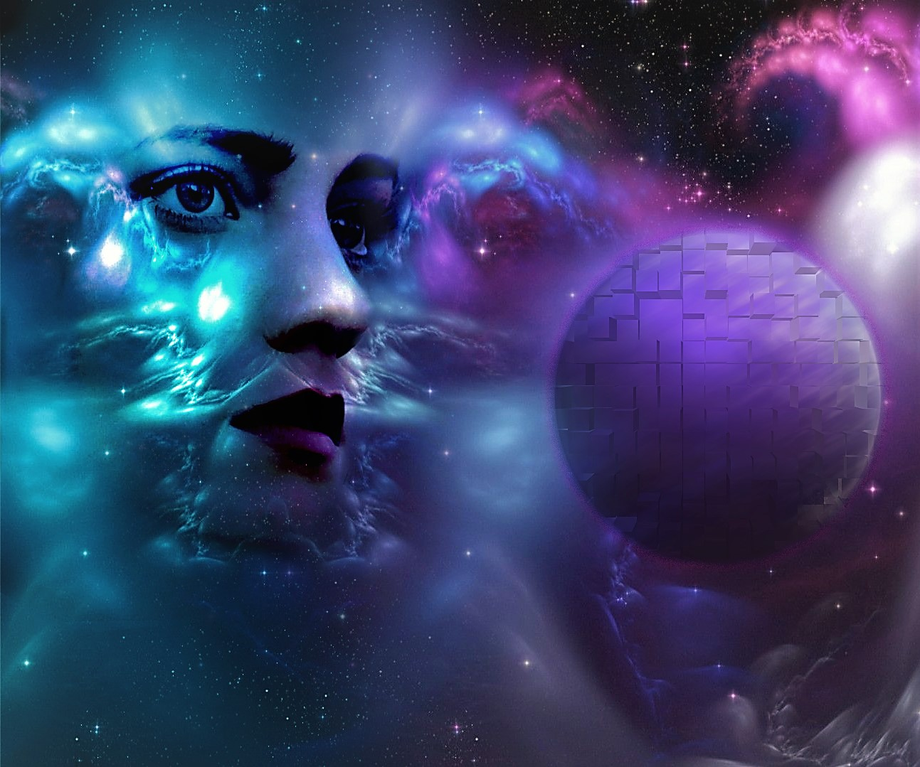
#> input picture 视觉/XLwork/XL1/save_imgs/demo_1.png, 920 x 767 px, shrunk from 1293 x 1079 before the run, given in place of demo_1.jpg, which was not available
$ python 05_Masking_Imaging.py
#> lines starting #> are read from the running program, lines starting #| are printed output that depends on the picture
# 将原始图像内容进行部分屏蔽

import imageio
import numpy as np
import matplotlib.pyplot as plt

if __name__ == '__main__':

    # 1.读取原始图像
    pic = imageio.imread('demo_1.jpg')
#> pic is the input picture: shape (767, 920, 3); mean R, G, B 56.7, 68.4, 109.7

    # 2.获取图像的行数、列数、颜色通道数
    total_row , total_col , layers = pic.shape
#> total_row = 767; total_col = 920; layers = 3

    # 3.基于Ogrid函数构造向量：
    #   Ogrid is a compact method of creating a multidimensional-ndarray
    #   operations in single lines.
    x , y = np.ogrid[:total_row , :total_col]
#> x = 767 values from 0 to 766

    # 4.get the center values of the image
    cen_x , cen_y = total_row/2 , total_col/2
#> cen_x = 383.5; cen_y = 460


    # 5.生成与图像行数、列数一致的距离矩阵
    distance_from_the_center = np.sqrt((x-cen_x)**2 + (y-cen_y)**2)

    # 6.设置圆形mask的半径
    radius = (total_row/2)
#> radius = 383.5

    # 7.Using logical operator '>' 生成逻辑矩阵(圆形mask)

    circular_pic = distance_from_the_center > radius


    # 8.圆形区域以外的其它位置设置为0
    pic[circular_pic] = 0
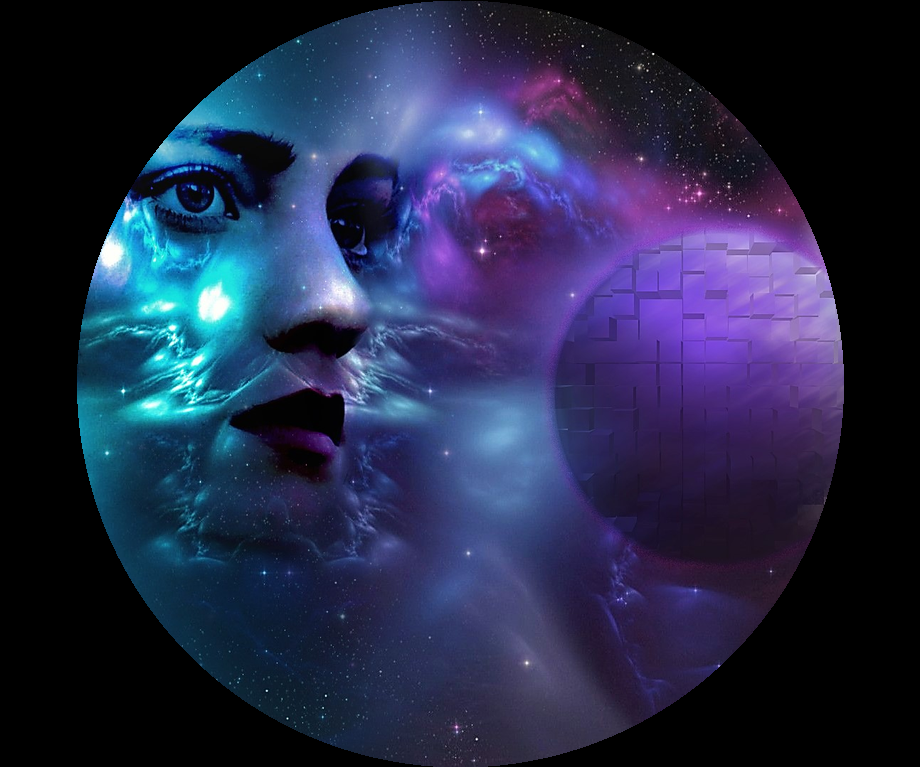
#> pic: shape (767, 920, 3); mean R, G, B 35.9, 41.4, 72.2

    # 9.可视化mask之后的图像内容
    plt.figure(figsize = (10,10))
    plt.imshow(pic)
    plt.savefig('05_masked image.pdf')
    plt.show()

$ run again, with 视觉/XLwork/XL1/save_imgs/demo_2.png copied over 视觉/XLwork/XL1/save_imgs/demo_1.png
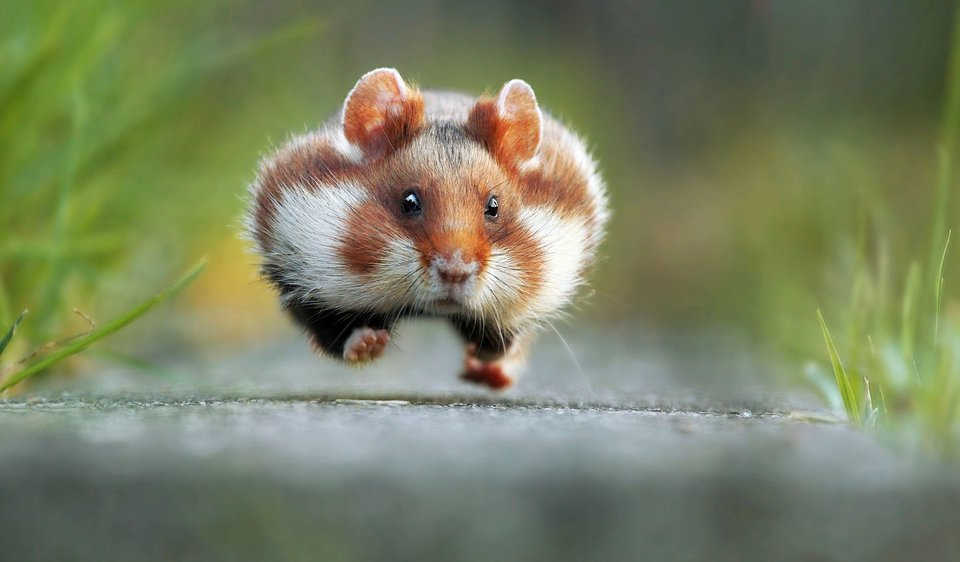
#> input picture 视觉/XLwork/XL1/save_imgs/demo_2.png, 960 x 562 px, given in place of demo_1.jpg, which was not available
#> pic is the input picture: shape (562, 960, 3); mean R, G, B 121.8, 129.2, 98.6
#> `pic[circular_pic] = 0`:
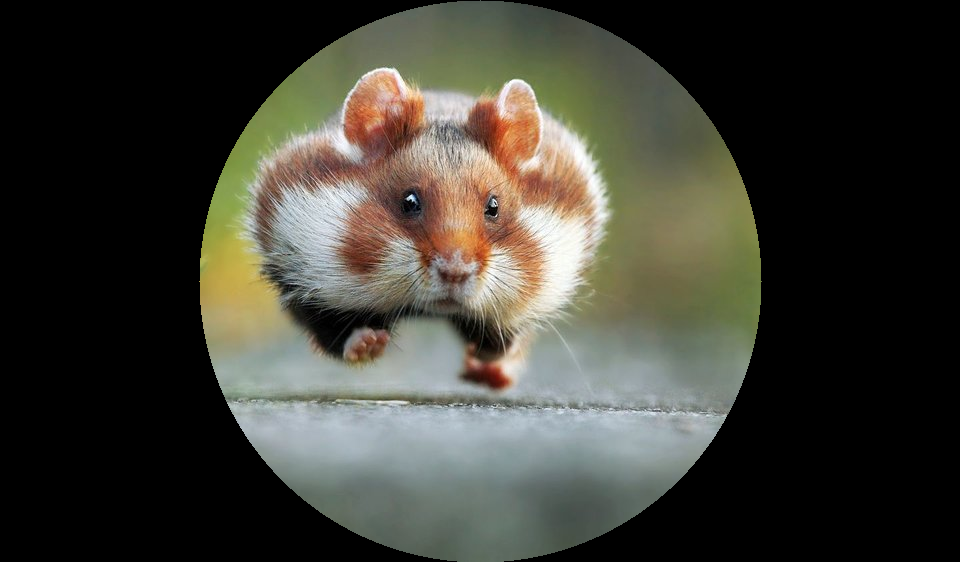
#> pic: shape (562, 960, 3); mean R, G, B 62.7, 61.8, 53.1
